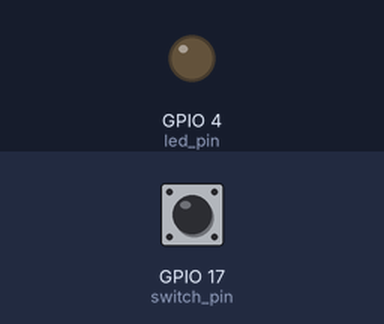
The program below on a simulated Raspberry Pi (BCM pin numbers). Shown: output pins drawn as LEDs (lit = HIGH). The inputs (shaded band) are chosen by the test bench; at power-on: GPIO 17 (switch_pin) HIGH.

Above: at 1.2 s.
1.3 s: GPIO 17 (switch_pin) pulled LOW for 0.6 s
At 3.7 s:
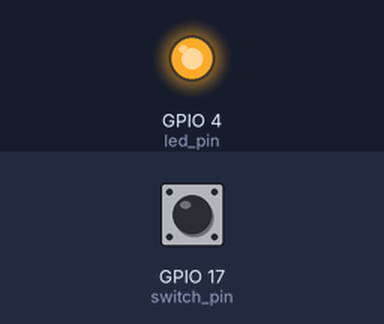
4.9 s: GPIO 17 (switch_pin) pulled LOW for 1 s
8.9 s: GPIO 17 (switch_pin) pulled LOW for 3.2 s
Timing chart, 0 to 14.5 s (numbered marks = the images above; inputs shaded):
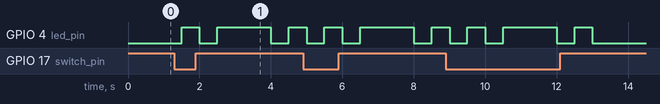

The program:

Ex4.py
```python
import time
import RPi.GPIO as GPIO

led_pin = 4
switch_pin = 17
GPIO.setwarnings(False)
GPIO.setmode(GPIO.BCM)
GPIO.setup(led_pin, GPIO.OUT)
GPIO.setup(switch_pin, GPIO.IN)

sequence = [.5, 1.5, .5]
while True:
    if GPIO.input(switch_pin) == GPIO.LOW:
        for duration in sequence:
            GPIO.output(led_pin, GPIO.HIGH)
            time.sleep(duration)
            GPIO.output(led_pin, GPIO.LOW)
            time.sleep(.5)
    else:
        time.sleep(.5)
```

Measured:
- after the input at 1.3 s, GPIO 4 (led_pin): goes HIGH 0.50 s, LOW 0.50 s, HIGH 1.5 s, LOW 0.50 s, then HIGH, starting after 0.20 s
